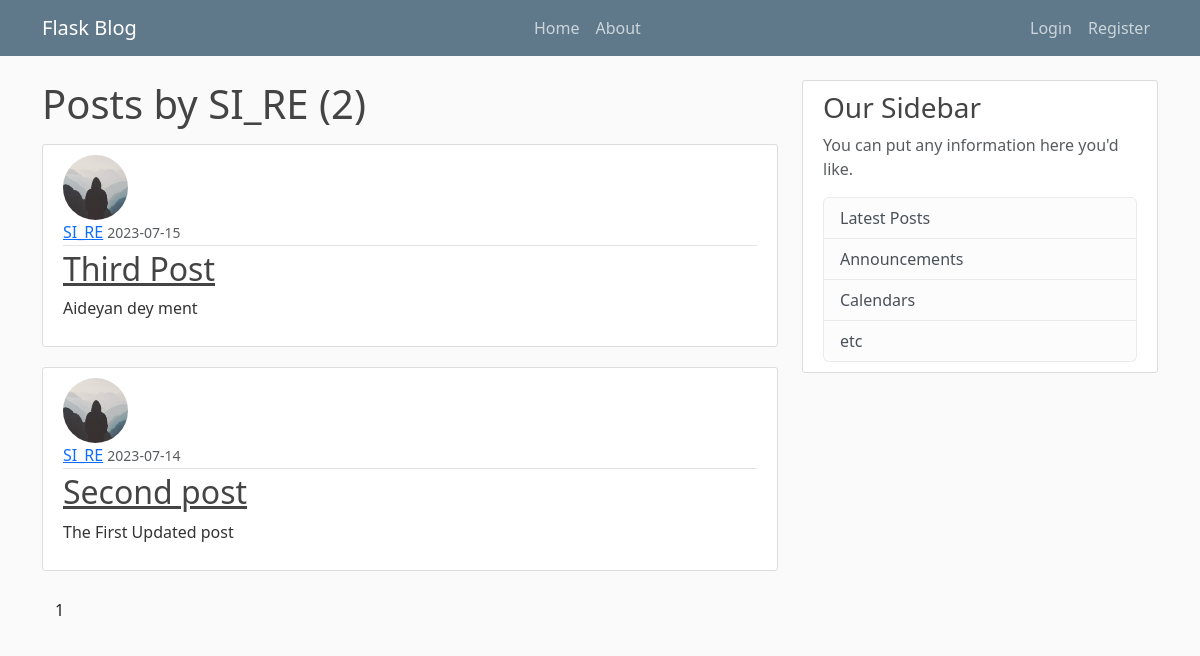
The app's page /user/SI_RE, older data.
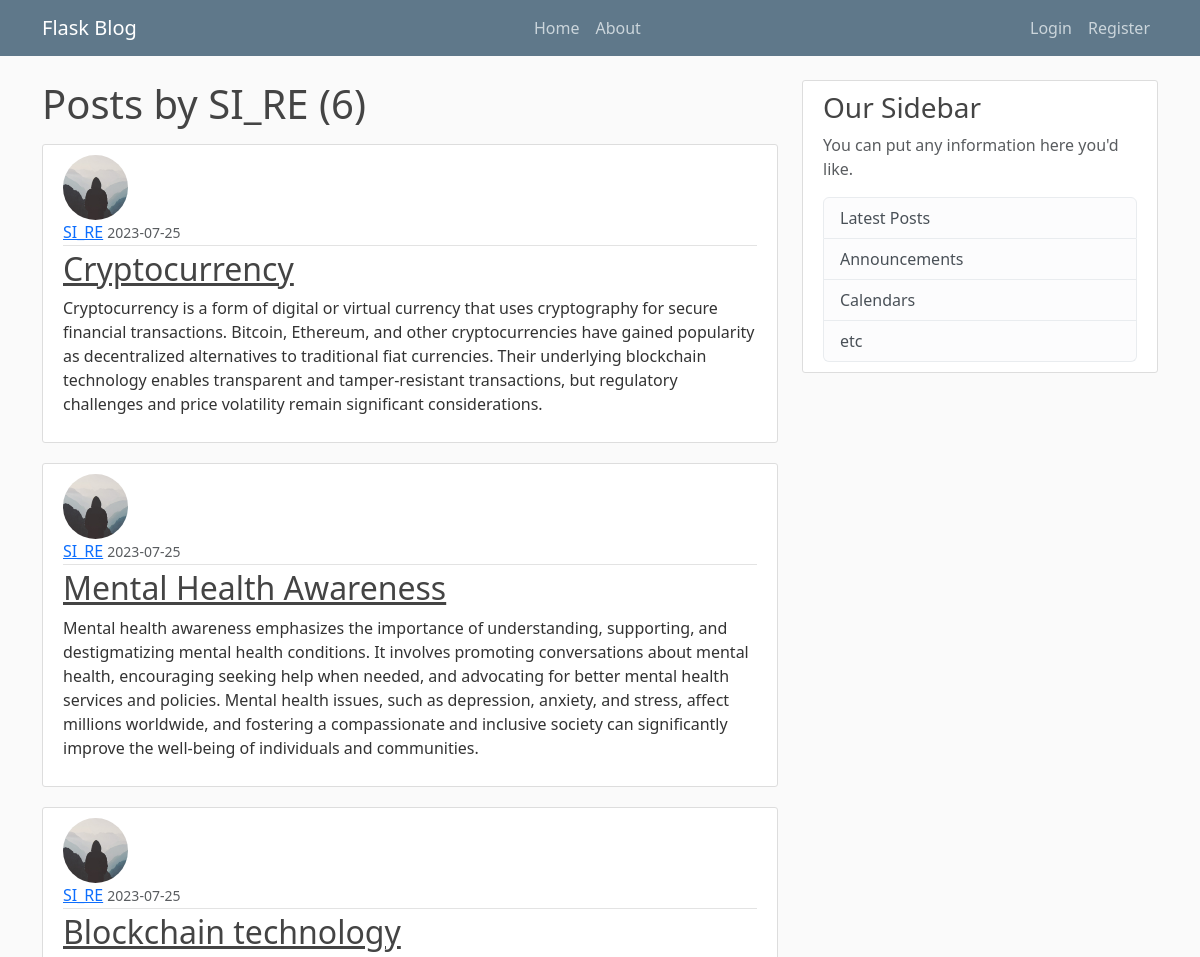
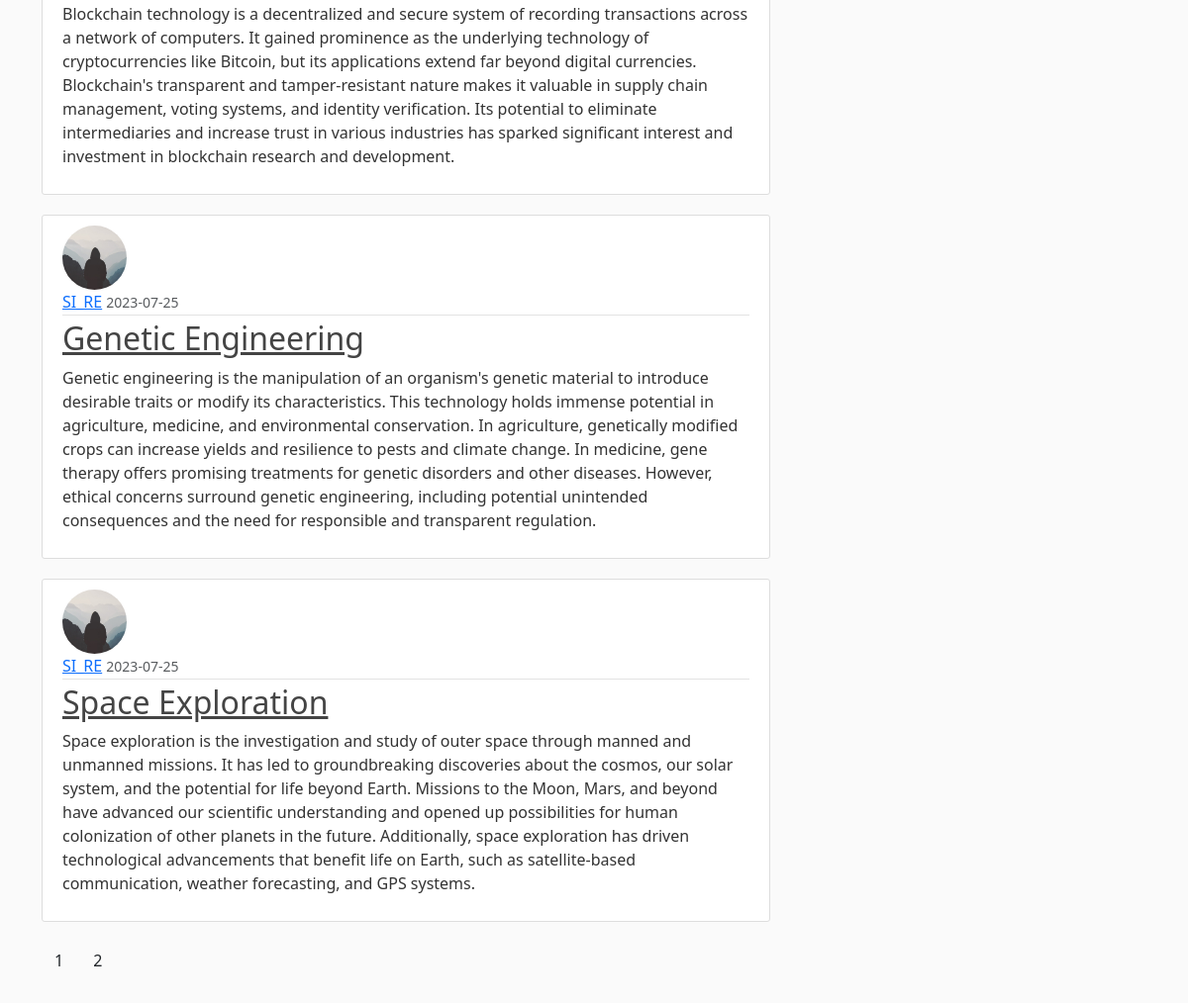
The same page, newer data (2 pictures, top to bottom).
### FlaskBlog/models.py (models this page shows, shortened)
class User(db.Model, UserMixin):
    id = db.Column(db.Integer, primary_key=True)
    username = db.Column(db.String(20), unique=True, nullable=False)
    email = db.Column(db.String(120), unique=True, nullable=False)
    image_file = db.Column(db.String(20), nullable=False, default='default.jpg')
    password = db.Column(db.String(60), nullable=False)
    posts = db.relationship('Post', backref='author', lazy=True)

class Post(db.Model):
    id = db.Column(db.Integer, primary_key=True)
    title = db.Column(db.String(100), nullable=False)
    date_posted = db.Column(db.DateTime, nullable=False, default=datetime.utcnow)
    content = db.Column(db.Text, nullable=False)
    user_id = db.Column(db.Integer, db.ForeignKey('user.id'), nullable=False)

### FlaskBlog/routes.py (the view)
@app.route("/user/<string:username>")
def user_posts(username):
    page = request.args.get('page', 1, type=int)
    user = User.query.filter_by(username=username).first_or_404()
    posts = Post.query.filter_by(author=user)\
        .order_by(Post.date_posted.desc())\
        .paginate(page=page, per_page=5)
    return render_template('user_posts.html', posts=posts, user=user)

### FlaskBlog/templates/user_posts.html
{% extends "layout.html" %}
{% block content %}
    <h1 class="mb-3">Posts by {{ user.username }} ({{ posts.total }}) </h1>
    {% for post in posts.items %}
        <article class="media content-section">
          <img class="rounded-circle article-img" src="{{ url_for('static', filename='profile_pic/' + post.author.image_file) }}">
          <div class="media-body">
            <div class="article-metadata">
              <a class="mr-2" href="{{ url_for('user_post', username=post.author.username) }}">{{ post.author.username }}</a>
              <small class="text-muted">{{ post.date_posted.strftime('%Y-%m-%d') }}</small>
            </div>
            <h2><a class="article-title" href="{{ url_for('post', post_id=post.id) }}">{{ post.title }}</a></h2>
            <p class="article-content">{{ post.content }}</p>
          </div>
        </article>
    {% endfor %}
    {% for page_num in posts.iter_pages(left_edge=1, right_edge=1, left_current=1, right_current=2) %}
        {% if page_num %}
            {% if posts.Page == page_num %}
                <a class="btn btn-info mb-4" href="{{ url_for('user_posts',username=user.username, page=page_num) }}">{{ page_num }}</a>
            {% else%}
                <a class="btn btn-outline info mb-4" href="{{ url_for('user_post',username=user.username, page=page_num) }}">{{ page_num }}</a>
            {% endif %}
        {% else%}
            ...
        {% endif %}
    {% endfor %}
{% endblock content %}

### FlaskBlog/templates/layout.html (shortened to what this page needs)
<!DOCTYPE html>
<html lang="en">
<head>
    <link href="https://cdn.jsdelivr.net/npm/bootstrap@5.3.0/dist/css/bootstrap.min.css" rel="stylesheet">
    <link rel="stylesheet" type="text/css" href="{{ url_for('static', filename='main.css')}}">
</head>
<body>
    <header class="site-header">
      <nav class="navbar navbar-expand-md navbar-dark bg-steel fixed-top">
        <div class="container">
          <a class="navbar-brand mr-4" href="/">Flask Blog</a>
          <div class="collapse navbar-collapse" id="navbarToggle">
            <div class="navbar-nav ms-auto">
              <a class="nav-item nav-link" href="{{url_for('home')}}">Home</a>
              <a class="nav-item nav-link" href="{{url_for('about')}}">About</a>
            </div>
            <div class="navbar-nav ms-auto">
                {% if current_user.is_authenticated %}
                    <a class="nav-item nav-link" href="{{url_for('new_post')}}">New Post</a>
                    <a class="nav-item nav-link" href="{{url_for('account')}}">Account</a>
                    <a class="nav-item nav-link" href="{{url_for('logout')}}">Logout</a>
                {% else %}
              <a class="nav-item nav-link" href="{{url_for('login')}}">Login</a>
              <a class="nav-item nav-link" href="{{url_for('register')}}">Register</a>
                {% endif %}
            </div>
          </div>
        </div>
      </nav>
    </header>
    <main role="main" class="container">
      <div class="row">
        <div class="col-md-8">
          {% block content %}{% endblock %}
        </div>
        <div class="col-md-4">
          <div class="content-section">
            <h3>Our Sidebar</h3>
            <p class='text-muted'>You can put any information here you'd like.
              <ul class="list-group">
                <li class="list-group-item list-group-item-light">Latest Posts</li>
                <li class="list-group-item list-group-item-light">Announcements</li>
                <li class="list-group-item list-group-item-light">Calendars</li>
                <li class="list-group-item list-group-item-light">etc</li>
              </ul>
          </div>
        </div>
      </div>
    </main>
</body>
</html>

### FlaskBlog/static/main.css (style rules this page uses)
body { background: #fafafa; color: #333333; margin-top: 5rem; }
h1, h2, h3, h4, h5, h6 { color: #444444; }
.bg-steel { background-color: #5f788a; }
.site-header .navbar-nav .nav-link { color: #cbd5db; }
.content-section { background: #ffffff; padding: 10px 20px; border: 1px solid #dddddd; border-radius: 3px; margin-bottom: 20px; }
.article-title { color: #444444; }
.article-content { white-space: pre-line; }
.article-img { height: 65px; width: 65px; margin-right: 16px; }
.article-metadata { padding-bottom: 1px; margin-bottom: 4px; border-bottom: 1px solid #e3e3e3 }

Row changes from the older to the newer data that the page shows:
no longer on this page (row unchanged): Post: image_file (placeholder picture), author.username "SI_RE", date_posted "2023-07-15", title "Third Post", content "Aideyan dey ment"
removed Post: image_file (placeholder picture), author.username "SI_RE", date_posted "2023-07-14", title "Second post", content "The First Updated post"
added Post: image_file (placeholder picture), author.username "SI_RE", date_posted "2023-07-25", title "Cryptocurrency", content "Cryptocurrency is a form of digital or virtual currency that uses cryptography for secure financial transactions. Bitcoin, Ethereum, and other cryptocurrencies have gained popularity as decentralized alternatives to traditional fiat currencies. Their underlying blockchain technology enables transparent and tamper-resistant transactions, but regulatory challenges and price volatility remain significant considerations."
added Post: image_file (placeholder picture), author.username "SI_RE", date_posted "2023-07-25", title "Mental Health Awareness", content "Mental health awareness emphasizes the importance of understanding, supporting, and destigmatizing mental health conditions. It involves promoting conversations about mental health, encouraging seeking help when needed, and advocating for better mental health services and policies. Mental health issues, such as depression, anxiety, and stress, affect millions worldwide, and fostering a compassionate and inclusive society can significantly improve the well-being of individuals and communities."
added Post: image_file (placeholder picture), author.username "SI_RE", date_posted "2023-07-25", title "Blockchain technology", content "Blockchain technology is a decentralized and secure system of recording transactions across a network of computers. It gained prominence as the underlying technology of cryptocurrencies like Bitcoin, but its applications extend far beyond digital currencies. Blockchain's transparent and tamper-resistant nature makes it valuable in supply chain management, voting systems, and identity verification. Its potential to eliminate intermediaries and increase trust in various industries has sparked significant interest and investment in blockchain research and development."
added Post: image_file (placeholder picture), author.username "SI_RE", date_posted "2023-07-25", title "Genetic Engineering", content "Genetic engineering is the manipulation of an organism's genetic material to introduce desirable traits or modify its characteristics. This technology holds immense potential in agriculture, medicine, and environmental conservation. In agriculture, genetically modified crops can increase yields and resilience to pests and climate change. In medicine, gene therapy offers promising treatments for genetic disorders and other diseases. However, ethical concerns surround genetic engineering, including potential unintended consequences and the need for responsible and transparent regulation."
added Post: image_file (placeholder picture), author.username "SI_RE", date_posted "2023-07-25", title "Space Exploration", content "Space exploration is the investigation and study of outer space through manned and unmanned missions. It has led to groundbreaking discoveries about the cosmos, our solar system, and the potential for life beyond Earth. Missions to the Moon, Mars, and beyond have advanced our scientific understanding and opened up possibilities for human colonization of other planets in the future. Additionally, space exploration has driven technological advancements that benefit life on Earth, such as satellite-based communication, weather forecasting, and GPS systems."
Text that changed along with them:
{{ posts.total }}: "2" → "6"
new list line: "2"
